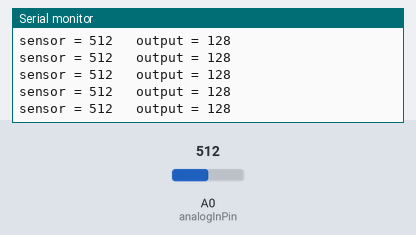
Bench run of a sketch on a simulated Arduino Uno, built with avr-gcc and run on an emulated ATmega328P. Shown: the last lines printed to the serial monitor. Inputs (shaded band) come from the test bench; at power-on: A0 (analogInPin) = 512.

Above: at 1.2 s.
1.3 s: A0 (analogInPin) set to 410
At 2.2 s:
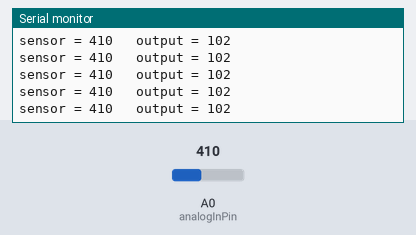
4.3 s: A0 (analogInPin) set to 388
At 4.8 s:
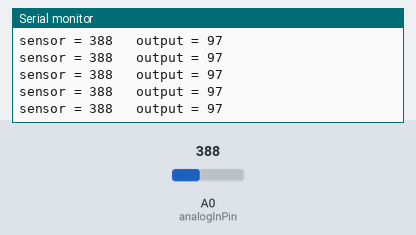
13.3 s: A0 (analogInPin) set to 108
At 14.0 s:
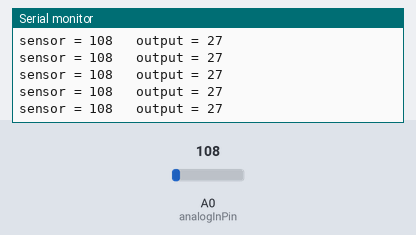
16.3 s: A0 (analogInPin) set to 93
At 17.0 s:
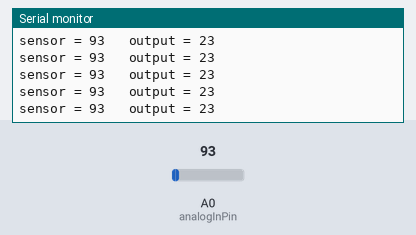
Timing chart, 0 to 18.8 s (numbered marks = the images above; inputs shaded):
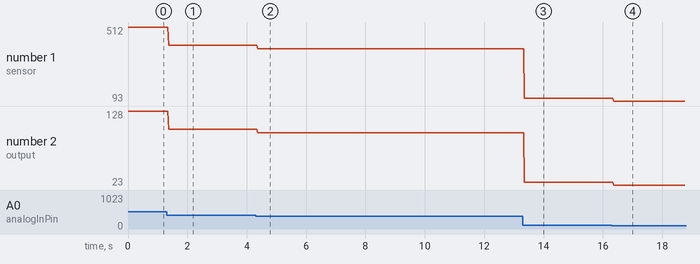

Measured:
- after the input at 1.3 s, the serial monitor: prints a new line after 0.07 s (image 1)
- after the input at 4.3 s, the serial monitor: prints a new line after 0.07 s (image 2)
- after the input at 13.3 s, the serial monitor: prints a new line after 0.05 s (image 3)
- after the input at 16.3 s, the serial monitor: prints a new line after 0.06 s (image 4)
- plotted number 1: 512 → 410 after the input at 1.3 s, 410 → 388 after the input at 4.3 s, 388 → 108 after the input at 13.3 s, 108 → 93 after the input at 16.3 s
- plotted number 2: 128 → 102 after the input at 1.3 s, 102 → 97 after the input at 4.3 s, 97 → 27 after the input at 13.3 s, 27 → 23 after the input at 16.3 s

The sketch:

AnalogInSerialOutScaling.ino
```cpp
const int analogInPin = A0;  // Analog input pin that the potentiometer is attached to
const int analogOutPin = 9; // Analog output pin

int sensorValue = 0;        // value read from the pot
int outputValue = 0;        // value output to the PWM (analog out)

void setup() {
  // initialize serial communications at 9600 bps:
  Serial.begin(9600);
}

void loop() {

  sensorValue = analogRead(analogInPin);  // read the analog in value:

  outputValue = map(sensorValue, 0, 1023, 0, 256);   // map it to the range of the analog out:


  // print the results to the Serial Monitor:
  Serial.print("sensor = ");
  Serial.print(sensorValue);
  Serial.print("\t output = ");
  Serial.println(outputValue);


  // wait 2 milliseconds before the next loop for the analog-to-digital
  // converter to settle after the last reading:
  delay(20);
}
```
